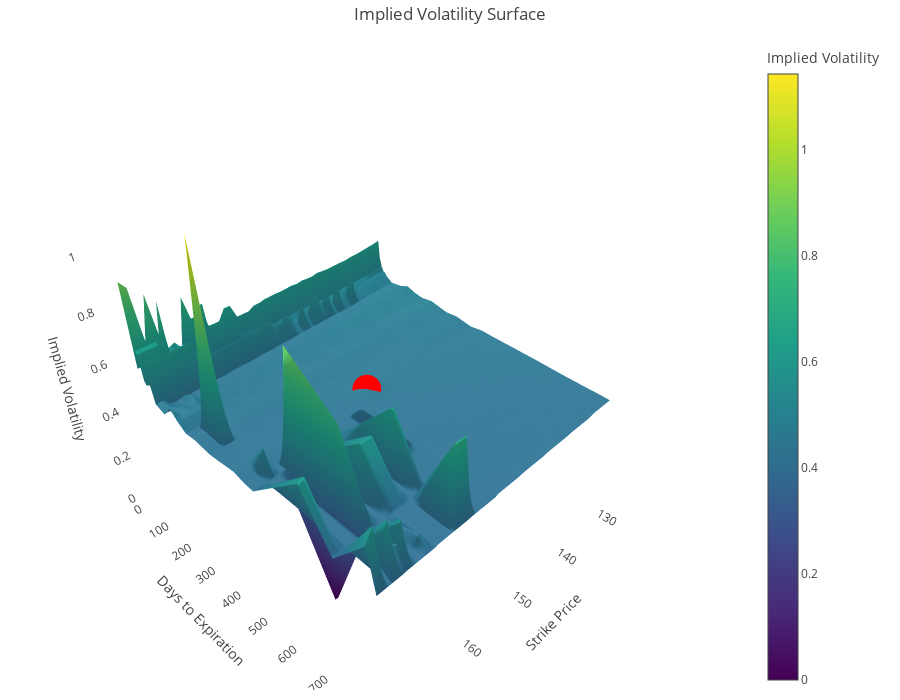

Source (notebook cell):
### Code cell
def plot_volatility_surface(volatility_table, strike, expiration_date):
    volatility_table.index = pd.to_numeric(volatility_table.index)
    volatility_table.columns = pd.to_datetime(volatility_table.columns)
    today = datetime.now()
    days_to_expiration = [(exp - today).days for exp in volatility_table.columns]

    days = int(expiration_date * 365)
    today = datetime.now()
    expiration_date = today + timedelta(days=days)
    expiration_date = pd.to_datetime(expiration_date).strftime('%Y-%m-%d')

    # Retrieve the volatility value at the user-specified point if it exists in the table
    try:
        implied_vol = volatility_table.loc[strike, expiration_date]
        user_point = True
    except KeyError:
        implied_vol = None
        user_point = False

    # Create the surface plot
    surface = go.Surface(
        x=volatility_table.index,
        y=days_to_expiration,
        z=volatility_table.values.T,
        colorscale='Viridis',
        colorbar=dict(title='Implied Volatility')
    )

    # Create a trace for the user-specified point in red, if it's within the surface data
    if user_point:
        #st.success("We found the point")
        point_trace = go.Scatter3d(
            x=[strike],
            y=[days],
            z=[implied_vol],
            mode='markers',
            marker=dict(size=10, color='red'),
            name='User Point'
        )
        data = [surface, point_trace]
    else:
        st.warning("The specified strike or expiration date is not within the range of the volatility table.")
        data = [surface]

    # Create the layout
    layout = go.Layout(
        title='Implied Volatility Surface',
        scene=dict(
            xaxis_title='Strike Price',
            yaxis_title='Days to Expiration',
            zaxis_title='Implied Volatility',
            xaxis=dict(gridcolor='rgb(255, 255, 255)', zerolinecolor='rgb(255, 255, 255)', showbackground=True),
            yaxis=dict(gridcolor='rgb(255, 255, 255)', zerolinecolor='rgb(255, 255, 255)', showbackground=True),
            zaxis=dict(gridcolor='rgb(255, 255, 255)', zerolinecolor='rgb(255, 255, 255)', showbackground=True)
        ),
        width=900,
        height=700,
        margin=dict(r=10, l=10, b=10, t=40)
    )

    # Create the figure
    fig = go.Figure(data= data, layout=layout)

    return fig

plot_volatility_surface(volatility_table,150,1)
#plot_volatility_surface(price_table, 150,1)

### Figure 1 — Plotly figure (JSON) as saved in the notebook; plotly's stock layout.template omitted (floating-point values rounded to 4 significant figures; data arrays with more than 128 entries replaced by an {"elided": "..."} marker saying what was removed)
{"data": [{"colorbar": {"title": {"text": "Implied Volatility"}}, "colorscale": [[0, "#440154"], [0.1111, "#482878"], [0.2222, "#3e4989"], [0.3333, "#31688e"], [0.4444, "#26828e"], [0.5556, "#1f9e89"], [0.6667, "#35b779"], [0.7778, "#6ece58"], [0.8889, "#b5de2b"], [1, "#fde725"]], "type": "surface", "x": [128, 129, 130, 131, 132, 133, 134, 135, 136, 137, 138, 139, 140, 141, 142, 143, 144, 145, 146, 147, 148, 149, 150, 151, 152, 152.5, 153, 154, 155, 156, 157, 157.5, 158, 159, 160, 161, 162, 162.5, 163, 164, 165, 166, 167, 167.5, 168, 169, 170, 171, 172], "y": [4, 11, 18, 25, 32, 39, 46, 67, 102, 130, 157, 186, 221, 277, 312, 364, 403, 431, 584, 676, 767, 795], "z": {"elided": "22x49 float values"}}, {"marker": {"color": "red", "size": 10}, "mode": "markers", "name": "User Point", "type": "scatter3d", "x": [150], "y": [365], "z": [0.4445]}], "layout": {"height": 700, "margin": {"b": 10, "l": 10, "r": 10, "t": 40}, "scene": {"xaxis": {"gridcolor": "rgb(255, 255, 255)", "showbackground": true, "title": {"text": "Strike Price"}, "zerolinecolor": "rgb(255, 255, 255)"}, "yaxis": {"gridcolor": "rgb(255, 255, 255)", "showbackground": true, "title": {"text": "Days to Expiration"}, "zerolinecolor": "rgb(255, 255, 255)"}, "zaxis": {"gridcolor": "rgb(255, 255, 255)", "showbackground": true, "title": {"text": "Implied Volatility"}, "zerolinecolor": "rgb(255, 255, 255)"}}, "title": {"text": "Implied Volatility Surface"}, "width": 900}}
